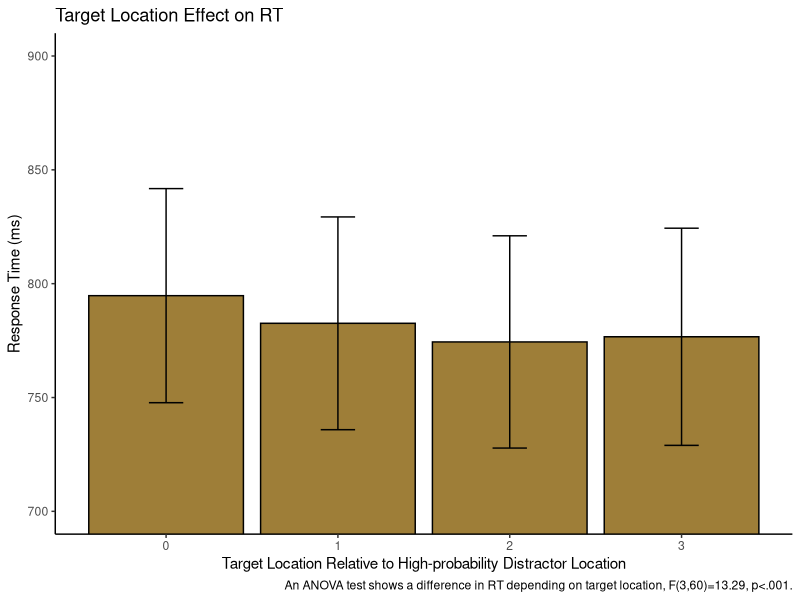
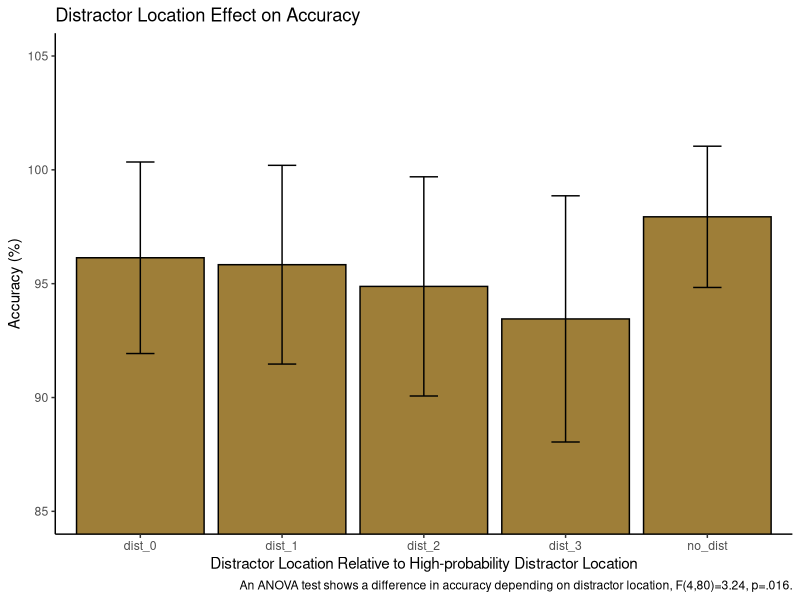
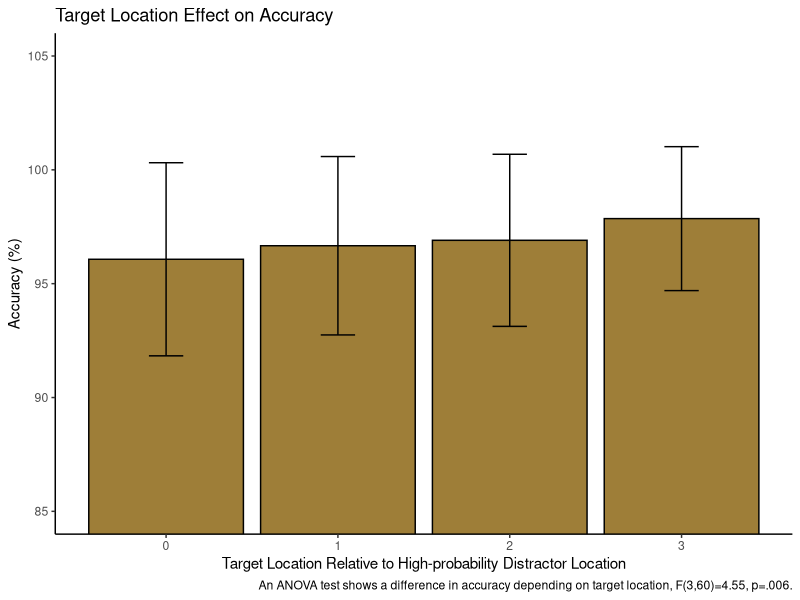

Reproduce these figures in R, in order.
## ---- chunk 1
library(tidyverse) 
library(tidyr)
library(rstatix)
library(data.table)
library(afex)
library(emmeans)
library(psych)
## ---- chunk 2

pilot <- read_csv("p02/pilot_final.csv", show_col_types = FALSE)

pilot$relative_hp_dist[pilot$relative_hp_dist == 10] <- "no_dist"
pilot$relative_hp_dist[pilot$relative_hp_dist == 0] <- "dist_0"
pilot$relative_hp_dist[pilot$relative_hp_dist == 1] <- "dist_1"
pilot$relative_hp_dist[pilot$relative_hp_dist == 2] <- "dist_2"
pilot$relative_hp_dist[pilot$relative_hp_dist == 3] <- "dist_3"
pilot$RT <- pilot$RT *1000
  
## ---- chunk 3

block_num <- rep(c(1,2,3,4,5,6,7,8), each=60, times=21)
pilot <- cbind(pilot, block_num)

## ---- chunk 4

pilot <- pilot %>%
  mutate(relative_target=
           case_when(target_loc=="loc1" & high_prob==1 ~ 0,
                     target_loc=="loc2" & high_prob==1 ~ 1,
                     target_loc=="loc3" & high_prob==1 ~ 2,
                     target_loc=="loc4" & high_prob==1 ~ 3,
                     target_loc=="loc5" & high_prob==1 ~ 2,
                     target_loc=="loc6" & high_prob==1 ~ 1,
                     target_loc=="loc1" & high_prob==2 ~ 1,
                     target_loc=="loc2" & high_prob==2 ~ 0,
                     target_loc=="loc3" & high_prob==2 ~ 1,
                     target_loc=="loc4" & high_prob==2 ~ 2,
                     target_loc=="loc5" & high_prob==2 ~ 3,
                     target_loc=="loc6" & high_prob==2 ~ 2,
                     target_loc=="loc1" & high_prob==3 ~ 2,
                     target_loc=="loc2" & high_prob==3 ~ 1,
                     target_loc=="loc3" & high_prob==3 ~ 0,
                     target_loc=="loc4" & high_prob==3 ~ 1,
                     target_loc=="loc5" & high_prob==3 ~ 2,
                     target_loc=="loc6" & high_prob==3 ~ 3,
                     target_loc=="loc1" & high_prob==4 ~ 3,
                     target_loc=="loc2" & high_prob==4 ~ 2,
                     target_loc=="loc3" & high_prob==4 ~ 1,
                     target_loc=="loc4" & high_prob==4 ~ 0,
                     target_loc=="loc5" & high_prob==4 ~ 1,
                     target_loc=="loc6" & high_prob==4 ~ 2,
                     target_loc=="loc1" & high_prob==5 ~ 2,
                     target_loc=="loc2" & high_prob==5 ~ 3,
                     target_loc=="loc3" & high_prob==5 ~ 2,
                     target_loc=="loc4" & high_prob==5 ~ 1,
                     target_loc=="loc5" & high_prob==5 ~ 0,
                     target_loc=="loc6" & high_prob==5 ~ 1,
                     target_loc=="loc1" & high_prob==6 ~ 1,
                     target_loc=="loc2" & high_prob==6 ~ 2,
                     target_loc=="loc3" & high_prob==6 ~ 3,
                     target_loc=="loc4" & high_prob==6 ~ 2,
                     target_loc=="loc5" & high_prob==6 ~ 1,
                     target_loc=="loc6" & high_prob==6 ~ 0,))

## ---- chunk 5
xsize <- c(4, 5, 6, 7, 8, 9, 10, 11, 12, 13, 14, 15, 20, 
             25, 30, 35, 50, 100)
stds <- c(1.458, 1.68, 1.841, 1.961, 2.05, 2.12, 2.173, 
            2.22, 2.246, 2.274, 2.31, 2.326, 2.391, 2.41, 2.4305, 
            2.45, 2.48, 2.5)
## ---- chunk 6
trimmed <- pilot[pilot$acc==100, ] %>% group_by(ID, relative_hp_dist) %>%
           mutate(sdc = ifelse(length(RT)>=100,2.5,approx(xsize,stds,xout=length(RT))$y), avg = mean(RT), stdev = sd(RT)) %>%
           filter(RT <= sdc*stdev+avg & RT >=avg-(sdc*stdev) & RT >=.200) %>%
           select(ID, relative_hp_dist, RT, block_num, relative_target) %>%
           as.data.frame()


statPrep <- trimmed %>% group_by(ID, relative_hp_dist) %>% summarise(measurement=mean(RT)) %>% as.data.frame()
100-(nrow(trimmed)/nrow(pilot[pilot$acc==100, ]))*100
## ---- chunk 7

target_means <- trimmed %>%
  filter(relative_hp_dist=="no_dist") %>%
  group_by(relative_target) %>%
  summarize(mean_rts=mean(RT),
            sd_rt=sd(RT),
            n_rt=21,
            se=sd_rt/sqrt(n_rt),
            upper_limit=mean_rts+se,
            lower_limit=mean_rts-se
  )
target_means

## ---- chunk 8
ggplot(data = target_means, aes(x = relative_target, y = mean_rts)) +
  geom_bar(stat = "identity", fill="#9E7E38", color='#000000') +
  geom_errorbar(aes(ymin=lower_limit, ymax=upper_limit), width=0.2)+
  coord_cartesian(ylim = c(700,900))+
  theme_classic()+
  labs(x = "Target Location Relative to High-probability Distractor Location", y = "Response Time (ms)")+
  labs(title = "Target Location Effect on RT")+
  labs(caption = "An ANOVA test shows a difference in RT depending on target location, F(3,60)=13.29, p<.001.")
  
## ---- chunk 9

df2 <- subset(trimmed,block_num!='7' )
df2 <- subset(df2,block_num!='8')
#df2 <- subset(df2,block_num!='5')
#df2 <- subset(df2,block_num!='6')

space2<- df2 %>%
  group_by(ID, relative_target) %>%
  summarize(rts = mean(RT)
            )
space2

## ---- chunk 10

aov_car(rts ~ relative_target + Error(ID/relative_target), data=space2)

## ---- chunk 11

space <- trimmed %>%
  group_by(ID, relative_target) %>%
  summarize(rts = mean(RT),
            )
space
  
## ---- chunk 12

space_anova <- setDT(space)
space_anova <- dcast(space_anova,ID~relative_target,value.var='rts')

## ---- chunk 13

#first identify outliers - not sure what to do with them anyway so overall just ignore? maybe reason enough to get rid of ppt 11? ppt 11 was problematic in most tests
space %>%
  group_by(relative_target) %>%
  identify_outliers(rts)


#testing the normality assumption -- data is normally distributed enough because no conditions have a p-value less than .05
space %>%
  group_by(relative_target) %>%
  shapiro_test(rts)

## ---- chunk 14

res.aov <- anova_test(data = space, dv = rts, wid = ID, within = relative_target)
get_anova_table(res.aov)

## ---- chunk 15

model = aov(rts~factor(relative_target)+
                Error(factor(ID)), data=space)
summary(model)

## ---- chunk 16

model2 <- aov_car(rts ~ relative_target + Error(ID/relative_target), data=space)

model2


## ---- chunk 17

pilot_distacc <- pilot %>%
  group_by(relative_hp_dist) %>%
  summarize(accuracy = mean(acc),
            sd_rt=sd(acc),
            n_rt=21,
            se=sd_rt/sqrt(n_rt),
            upper_limit=accuracy+se,
            lower_limit=accuracy-se
            )
pilot_targacc <- pilot %>%
  group_by(relative_target) %>%
  summarize(accuracy = mean(acc),
            sd_rt=sd(acc),
            n_rt=21,
            se=sd_rt/sqrt(n_rt),
            upper_limit=accuracy+se,
            lower_limit=accuracy-se
            )



## ---- chunk 18
ggplot(data = pilot_distacc, aes(x = relative_hp_dist, y = accuracy)) +
  geom_bar(stat = "identity", fill="#9E7E38", color='#000000') +
  geom_errorbar(aes(ymin=lower_limit, ymax=upper_limit), width=0.2)+
  coord_cartesian(ylim = c(85,105))+
  theme_classic()+
  labs(x = "Distractor Location Relative to High-probability Distractor Location", y = "Accuracy (%)")+
  labs(title = "Distractor Location Effect on Accuracy")+
  labs(caption = "An ANOVA test shows a difference in accuracy depending on distractor location, F(4,80)=3.24, p=.016.")

## ---- chunk 19
ggplot(data = pilot_targacc, aes(x = relative_target, y = accuracy)) +
  geom_bar(stat = "identity", fill="#9E7E38", color='#000000') +
  geom_errorbar(aes(ymin=lower_limit, ymax=upper_limit), width=0.2)+
  coord_cartesian(ylim = c(85,105))+
  theme_classic()+
  labs(x = "Target Location Relative to High-probability Distractor Location", y = "Accuracy (%)")+
  labs(title = "Target Location Effect on Accuracy")+
  labs(caption = "An ANOVA test shows a difference in accuracy depending on target location, F(3,60)=4.55, p=.006.")

## ---- chunk 20

pilot_dist <- pilot %>%
  group_by(ID, relative_hp_dist) %>%
  summarize(accuracy = mean(acc)
            )
pilot_dist
## ---- chunk 21

pilot_targ <- pilot %>%
  group_by(ID, relative_target) %>%
  summarize(accuracy = mean(acc)
            )

pilot_targ

## ---- chunk 22

model = aov(accuracy~factor(relative_hp_dist)+
                Error(factor(ID)), data=pilot_dist)
summary(model)

## ---- chunk 23

model2 <- aov_car(accuracy ~ relative_hp_dist + Error(ID/relative_hp_dist), data=pilot_dist)

model2


## ---- chunk 24

model = aov(accuracy~factor(relative_target)+
                Error(factor(ID)), data=pilot_targ)
summary(model)

## ---- chunk 25

model2 <- aov_car(accuracy ~ relative_target + Error(ID/relative_target), data=pilot_targ)

model2


## ---- chunk 26
df3 <- subset(pilot,block_num!='7' )
df3 <- subset(df3,block_num!='8')
#df3 <- subset(df3,block_num!='5')
#df3 <- subset(df3,block_num!='6')



## ---- chunk 27

pilot_dist3 <- df3 %>%
  group_by(ID, relative_hp_dist) %>%
  summarize(accuracy = mean(acc)
            )

## ---- chunk 28

pilot_targ3 <- df3 %>%
  group_by(ID, relative_target) %>%
  summarize(accuracy = mean(acc)
            )


## ---- chunk 29

aov_car(accuracy ~ relative_hp_dist + Error(ID/relative_hp_dist), data=pilot_dist3)



## ---- chunk 30

aov_car(accuracy ~ relative_target + Error(ID/relative_target), data=pilot_targ3)
